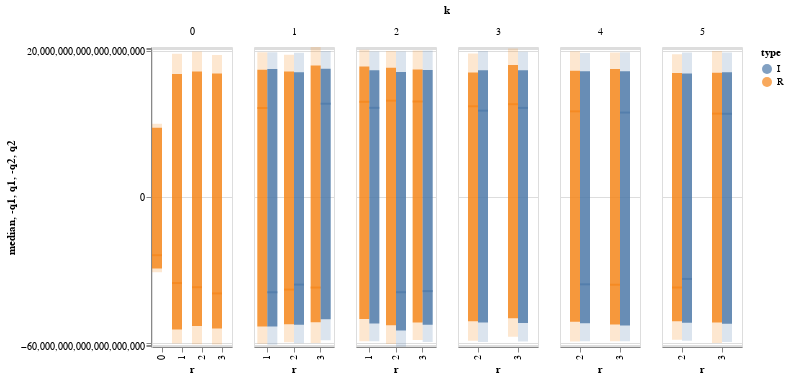

Notebook cell for this chart:
### Code cell
chart = alt.Chart(w_df)
layered = alt.LayerChart()
for real in [True, False]:
    layered += chart.mark_tick(
                        thickness=2,
                        width=10,
                        xOffset=-5 if real else 5
                    ).encode(
                        alt.X('r:N'), alt.Y('median:Q', scale=alt.Scale(type='symlog')), 
                        alt.Color('type:N')
                    ).transform_filter(datum.type== ('R' if real else 'I') )
    layered += chart.mark_bar(
                        opacity=.2, 
                        width=10, 
                        xOffset=-5 if real else 5
                 ).encode(
                    alt.X('r:N'), alt.Y('-q1:Q'), alt.Y2('q1:Q'), 
                    alt.Color('type:N')
                  ).properties(width=80).transform_filter(datum.type== ('R' if real else 'I') )
    layered += chart.mark_bar(
                        opacity=.8, 
                        width=10, 
                        xOffset=-5 if real else 5
                 ).encode(
                    alt.X('r:N'), alt.Y('-q2:Q'), alt.Y2('q2:Q'), 
                    alt.Color('type:N')
                  ).properties(width=80).transform_filter(datum.type== ('R' if real else 'I') )
layered.facet('k:O').resolve_scale(x='independent').interactive()
